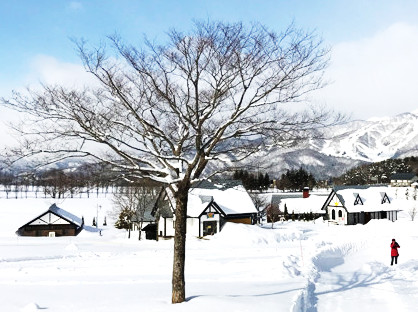
#> input picture sources/ch19Histogram/snow1.jpg, 418 x 312 px
$ python ch19_14.py
#> lines starting #> are read from the running program, lines starting #| are printed output that depends on the picture
# ch19_14.py
import cv2
import matplotlib.pyplot as plt

src = cv2.imread("snow1.jpg",cv2.IMREAD_GRAYSCALE)
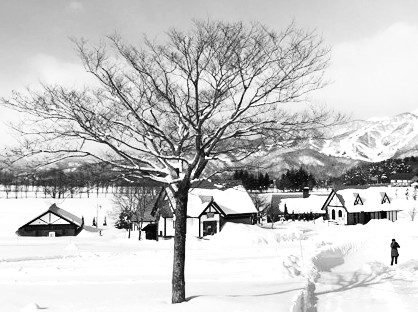
#> src: shape (312, 418); min 0, max 255, mean 197.5
plt.subplot(221)                        # 建立子圖 1
plt.imshow(src, 'gray')                 # 灰階顯示第1張圖
plt.subplot(222)                        # 建立子圖 2
plt.hist(src.ravel(),256)               # 降維再繪製直方圖
plt.subplot(223)                        # 建立子圖 3
dst = cv2.equalizeHist(src)             # 均衡化處理
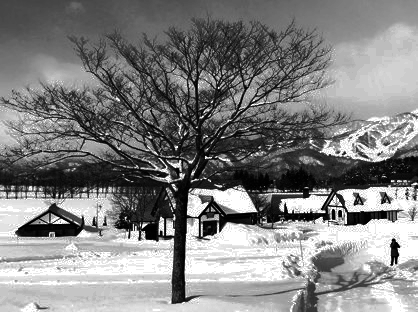
#> dst: shape (312, 418); min 0, max 255, mean 129.6
plt.imshow(dst, 'gray')                 # 顯示執行均衡化的結果影像
plt.subplot(224)                        # 建立子圖 4
plt.hist(dst.ravel(),256)               # 降維再繪製直方圖
plt.show()
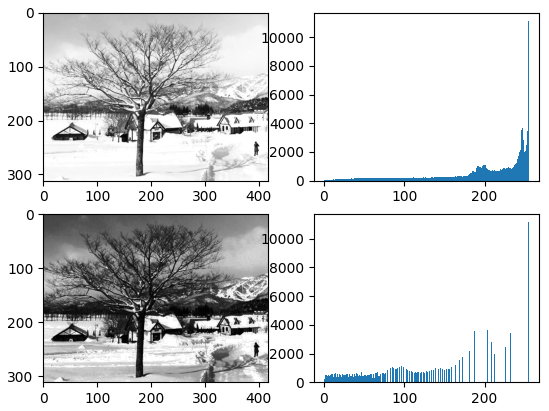
#> figure drawn by matplotlib, 4 panels; panel 2: tallest bar 11154 high, from x = 254 to 255; panel 4: tallest bar 11154 high, from x = 254 to 255

$ run again, with sources/ch19Histogram/shan.jpg copied over sources/ch19Histogram/snow1.jpg
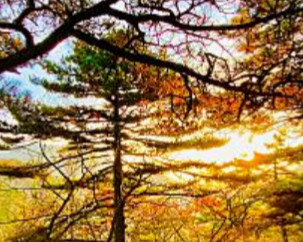
#> input picture sources/ch19Histogram/shan.jpg, 303 x 242 px
#> `src = cv2.imread("snow1.jpg",cv2.IMREAD_GRAYSCALE)`:
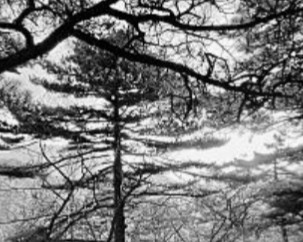
#> src: shape (242, 303); min 0, max 255, mean 122.9
#> `plt.show()`:
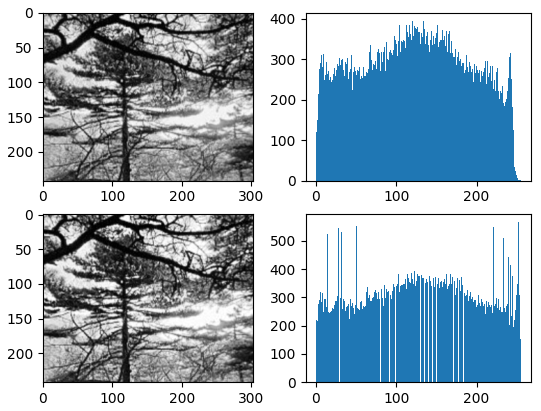
#> figure drawn by matplotlib, 4 panels; panel 2: tallest bar 396 high, from x = 133.5 to 134.5; panel 4: tallest bar 566 high, from x = 252 to 253
